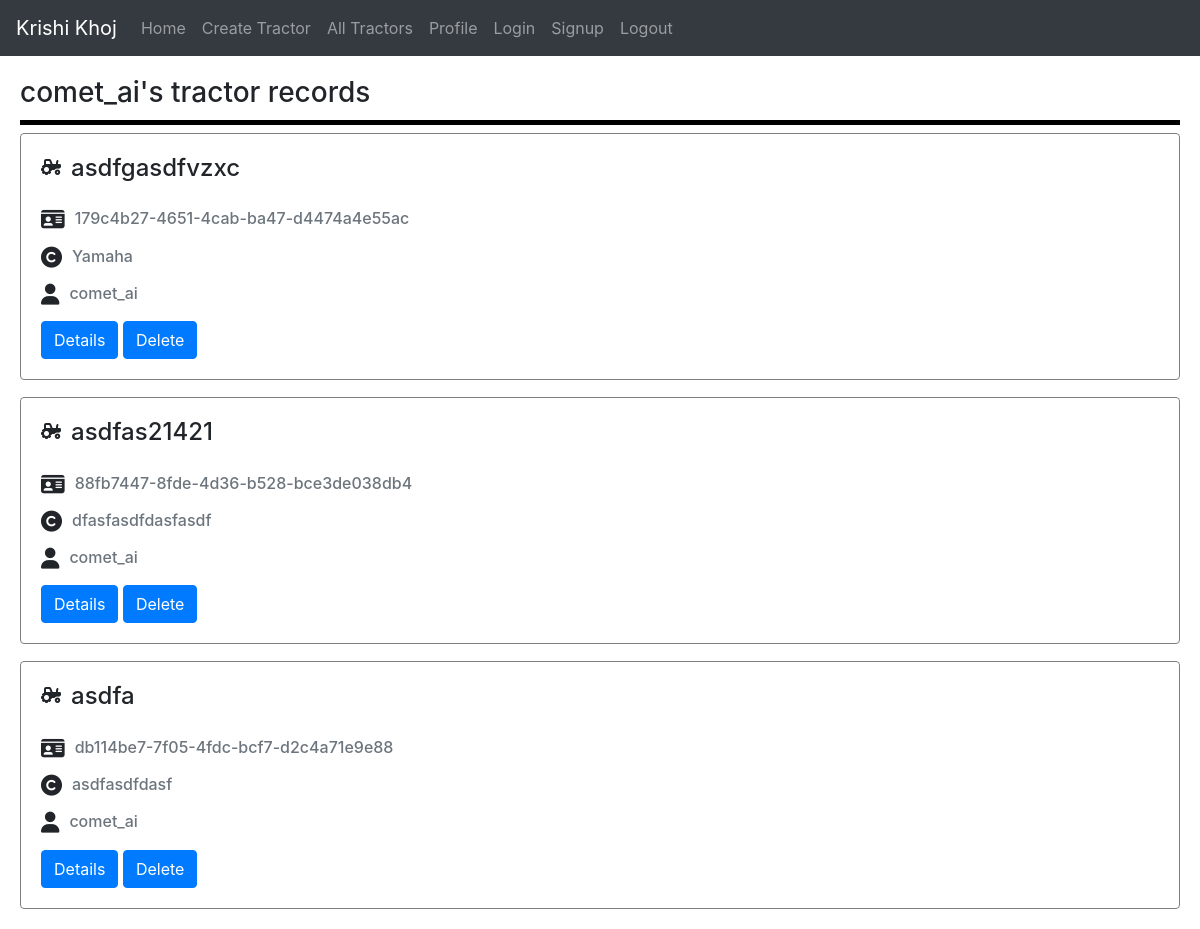
Screenshot of / (signed in) with the database file from the repository.
### krishikhoj/models.py (models this page shows)
class Tractor(models.Model):
    farmer = models.ForeignKey(User, on_delete=models.CASCADE)
    brand = models.CharField(max_length=100, blank=False)
    naming = models.CharField(max_length=300, blank=False)
    drivers_seat = models.CharField(max_length=100, blank=False)
    cab_suspension = models.CharField(max_length=100, blank=False)
    front_axle_suspension = models.BooleanField(blank=False)
    wheel_drive = models.CharField(max_length=10, blank=False)
    gear_box_type = models.CharField(max_length=50, blank=False)
    implementations = models.TextField(blank=False)
    rpm = models.IntegerField(blank=False)
    pto = models.BooleanField(blank=False)
    trac_id = models.UUIDField(
        default=uuid.uuid4(), editable=False, primary_key=True)

### krishikhoj/views.py (the view)
# urls.py: 2. Add a URL to urlpatterns:  path('', views.home, name='home')
def home(request):
    if request.user.is_authenticated:
        my_tracs = Tractor.objects.filter(farmer=request.user)
        if len(my_tracs) == 0:
            return render(request, "home.html", context={'error': "No Tractor Records present create one by clicking on '''Create Tractor''' option above"})
        else:
            return render(request, "home.html", context={'data': my_tracs})
    else:
        return render(request, "home.html", context={'error': "First Login Than you will able to see you records"})

### templates/home.html (shortened to what this page needs)
{% extends 'nav.html' %}
{% block data %}
<div style="margin: 20px;">
    <h3 style="border-bottom: 5px solid black; padding-bottom: 10px;">{{request.user.username}}'s tractor records</h3>
    {% if error %}
    <h4 style="margin-top: 30px; text-align: center;">{{error}}</h4>
    {% else %}
    <div style="display: flex; flex-direction: column; gap: 17px;">
        {% for i in data %}
        <div class="card" style="width: 100%; border: 1.3px solid grey;">
            <div class="card-body">
                <div style="display: flex; flex-direction: column; gap: 10px;">
                    <div style="display: flex; gap: 10px; margin-bottom: 5px;">
                        <i class="fa-solid fa-tractor" style="margin-top: 5px;"></i>
                        <h4 class="card-title">{{i.naming}}</h5>
                    </div>
                    <div style="display: flex; gap: 10px;">
                        <i class="fa-solid fa-id-card" style="font-size: 21px;"></i>
                        <h6 class="card-subtitle mb-2 text-muted" style="margin-top: 0px;">{{i.trac_id}}</h6>
                    </div>
                    <div style="display: flex; gap: 10px;">
                        <i class="fa-solid fa-copyright" style="font-size: 21px;"></i>
                        <h6 class="card-subtitle mb-2 text-muted" style="margin-top: 0px;">{{i.brand}}</h6>
                    </div>
                    <div style="display: flex; gap: 10px;">
                        <i class="fa-solid fa-user" style="font-size: 21px;"></i>
                        <h6 class="card-subtitle mb-2 text-muted" style="margin-top: 0px;">{{i.farmer.username}}</h6>
                    </div>
                    <div>
                        <button style="width: fit-content;"
                            onclick="location.href='{{ request.scheme }}://{{ request.get_host }}{% url 'single' i.trac_id %}'"
                            class="btn btn-primary">Details</button>
                        <button style="width: fit-content;"
                            onclick="location.href='{{ request.scheme }}://{{ request.get_host }}{% url 'delete_record' i.trac_id %}'"
                            class="btn btn-primary">Delete</button>
                    </div>
                </div>
            </div>
        </div>
        {% endfor %}
    </div>
    {% endif %}
</div>
{% endblock data %}

### templates/nav.html (shortened to what this page needs)
<!doctype html>
<html lang="en">
<head>
    <link rel="stylesheet" href="https://cdn.jsdelivr.net/npm/bootstrap@4.3.1/dist/css/bootstrap.min.css"
>
</head>
<body>
    <nav class="navbar navbar-expand-lg navbar-dark bg-dark">
        <a class="navbar-brand" href="#">Krishi Khoj</a>
        <div class="collapse navbar-collapse" id="navbarNav">
            <ul class="navbar-nav">
                <li class="nav-item">
                    <a class="nav-link" href="/">Home</a>
                </li>
                <li class="nav-item">
                    <a class="nav-link" href="/add_tractor">Create Tractor</a>
                </li>
                <li class="nav-item">
                    <a class="nav-link" href="/tractors">All Tractors</a>
                </li>
                <li class="nav-item">
                    <a class="nav-link" href="/profile">Profile</a>
                </li>
                <li class="nav-item">
                    <a class="nav-link" href="/login">Login</a>
                </li>
                <li class="nav-item">
                    <a class="nav-link" href="/signup">Signup</a>
                </li>
                <li class="nav-item">
                    <a class="nav-link" href="/logout">Logout</a>
                </li>
            </ul>
        </div>
    </nav>
    {% block data %}{% endblock data %}
</body>
</html>

### rows the page displays
Tractor: naming "asdfgasdfvzxc", trac_id "179c4b27-4651-4cab-ba47-d4474a4e55ac", brand "Yamaha", farmer.username "comet_ai"
Tractor: naming "asdfas21421", trac_id "88fb7447-8fde-4d36-b528-bce3de038db4", brand "dfasfasdfdasfasdf", farmer.username "comet_ai"
Tractor: naming "asdfa", trac_id "db114be7-7f05-4fdc-bcf7-d2c4a71e9e88", brand "asdfasdfdasf", farmer.username "comet_ai"

### other values shown
{{ request.user.username }} "comet_ai"
